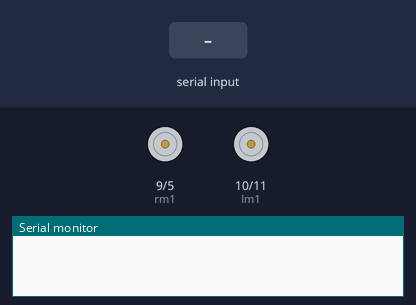
The sketch below on a simulated Arduino Uno, built with avr-gcc and run on an emulated ATmega328P. Parts: motor-driver pin pairs drawn as motors (green arrow = first pin HIGH = forward, orange = second pin HIGH = backward, longer = more drive), the last lines printed to the serial monitor. The inputs (shaded band) are chosen by the test bench.

Above: at 1.2 s.
1.3 s: "w\n" received over Serial
At 2.1 s:
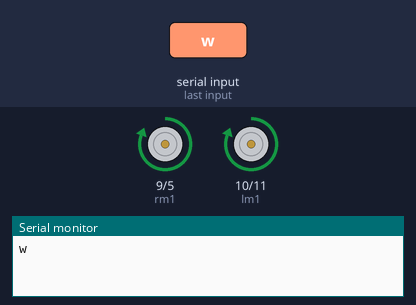
2.8 s: byte 83 ('S') received over Serial
At 3.2 s:
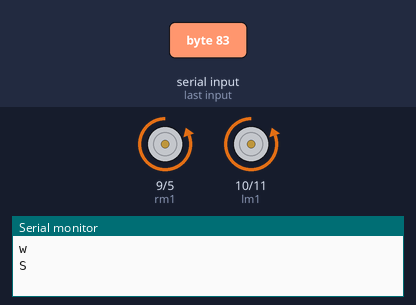
4.3 s: byte 65 ('A') received over Serial
At 5.5 s:
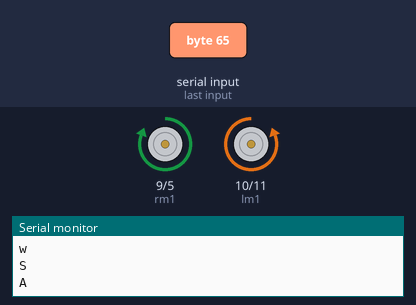
5.8 s: byte 68 ('D') received over Serial
At 6.7 s:
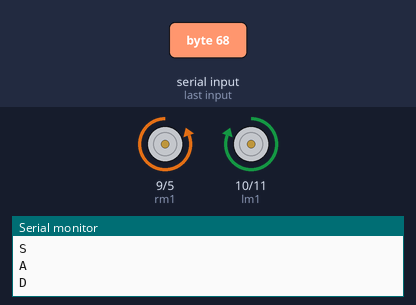
7.3 s: byte 87 ('W') received over Serial
At 7.9 s:
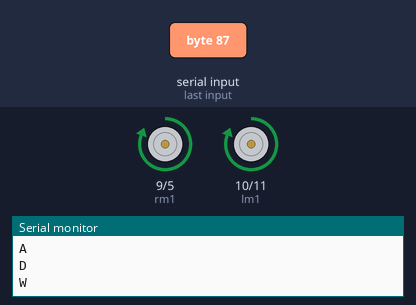
8.8 s: byte 115 ('s') received over Serial
At 10.2 s:
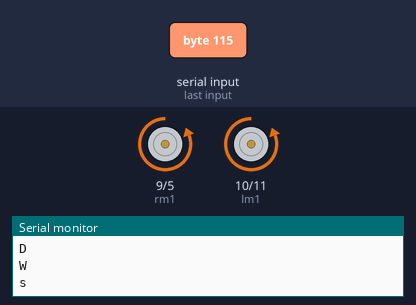
Timing chart, 0 to 11.3 s (numbered marks = the images above; inputs shaded):
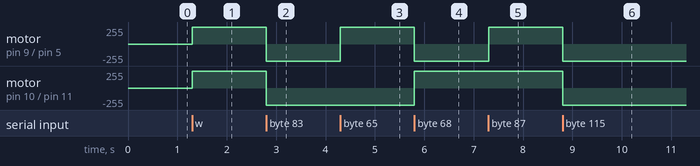

The sketch:

bluetooth_controlled_bot.ino
```cpp
#define lm1 10
#define lm2 11
#define rm1 9
#define rm2 5
char x=0;
void setup() {
  // put your setup code here, to run once:
  pinMode(lm1,OUTPUT);
  pinMode(lm2,OUTPUT);
  pinMode(rm1,OUTPUT);
  pinMode(rm2,OUTPUT);
  Serial.begin(9600);
}

void loop() {
  // put your main code here, to run repeatedly:
  if(Serial.available() > 0)
  {
    x=Serial.read();
    Serial.print(x);
    Serial.print("\n");
  }
    if(x=='w' || x=='W') //forward
    {
      digitalWrite(rm1,HIGH);
      digitalWrite(rm2,LOW);
      digitalWrite(lm1,HIGH);
      digitalWrite(lm2,LOW);
    }
    if(x=='S' || x=='s') //backward
    {
      digitalWrite(rm2,HIGH);
      digitalWrite(rm1,LOW);
      digitalWrite(lm2,HIGH);
      digitalWrite(lm1,LOW);
    }
    if(x=='A' || x=='a') //left
    {
      digitalWrite(lm1,LOW);
      digitalWrite(lm2,HIGH);
      digitalWrite(rm1,HIGH);
      digitalWrite(rm2,LOW);
    }
    if(x=='D' || x=='d') //right
    {
      digitalWrite(lm1,HIGH);
      digitalWrite(lm2,LOW);
      digitalWrite(rm1,LOW);
      digitalWrite(rm2,HIGH);
    }
    if(x==' ') //stop
    {
      digitalWrite(lm1,LOW);
      digitalWrite(lm2,LOW);
      digitalWrite(rm1,LOW);
      digitalWrite(rm2,LOW);
    }
}
```

Measured:
- after the input at 1.3 s, motor on pin 9 (rm1) / pin 5 (rm2), motor on pin 10 (lm1) / pin 11 (lm2): stopped → forward 255/255 at once
- after the input at 2.8 s, motor on pin 9 (rm1) / pin 5 (rm2), motor on pin 10 (lm1) / pin 11 (lm2): forward 255/255 → backward 255/255 at once
- after the input at 4.3 s, motor on pin 9 (rm1) / pin 5 (rm2): backward 255/255 → forward 255/255 at once
- after the input at 5.8 s, motor on pin 9 (rm1) / pin 5 (rm2): forward 255/255 → backward 255/255 at once; motor on pin 10 (lm1) / pin 11 (lm2): backward 255/255 → forward 255/255 at once
- after the input at 7.3 s, motor on pin 9 (rm1) / pin 5 (rm2): backward 255/255 → forward 255/255 at once
- after the input at 8.8 s, motor on pin 9 (rm1) / pin 5 (rm2), motor on pin 10 (lm1) / pin 11 (lm2): forward 255/255 → backward 255/255 at once
